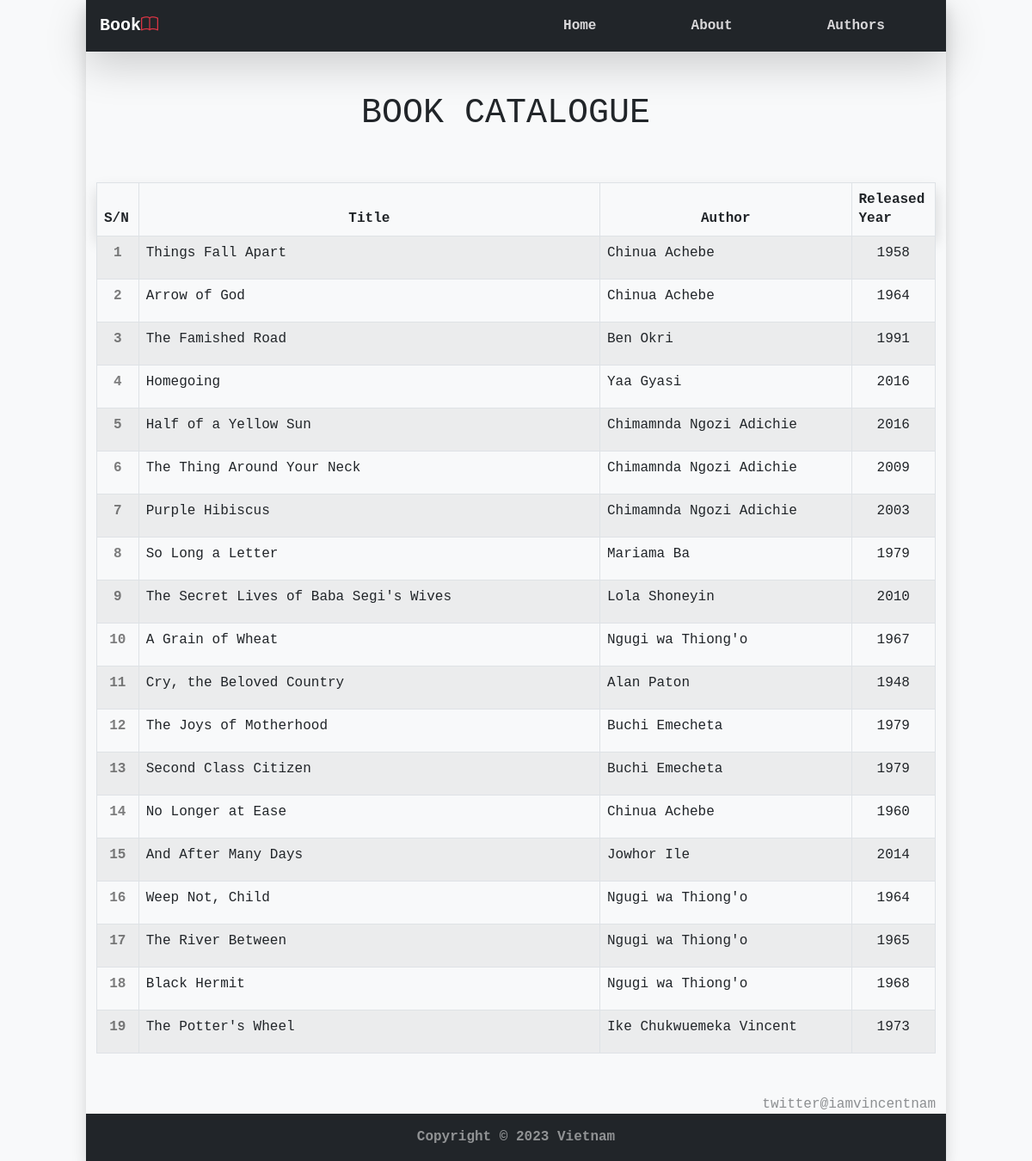
Before: / with the older database file.
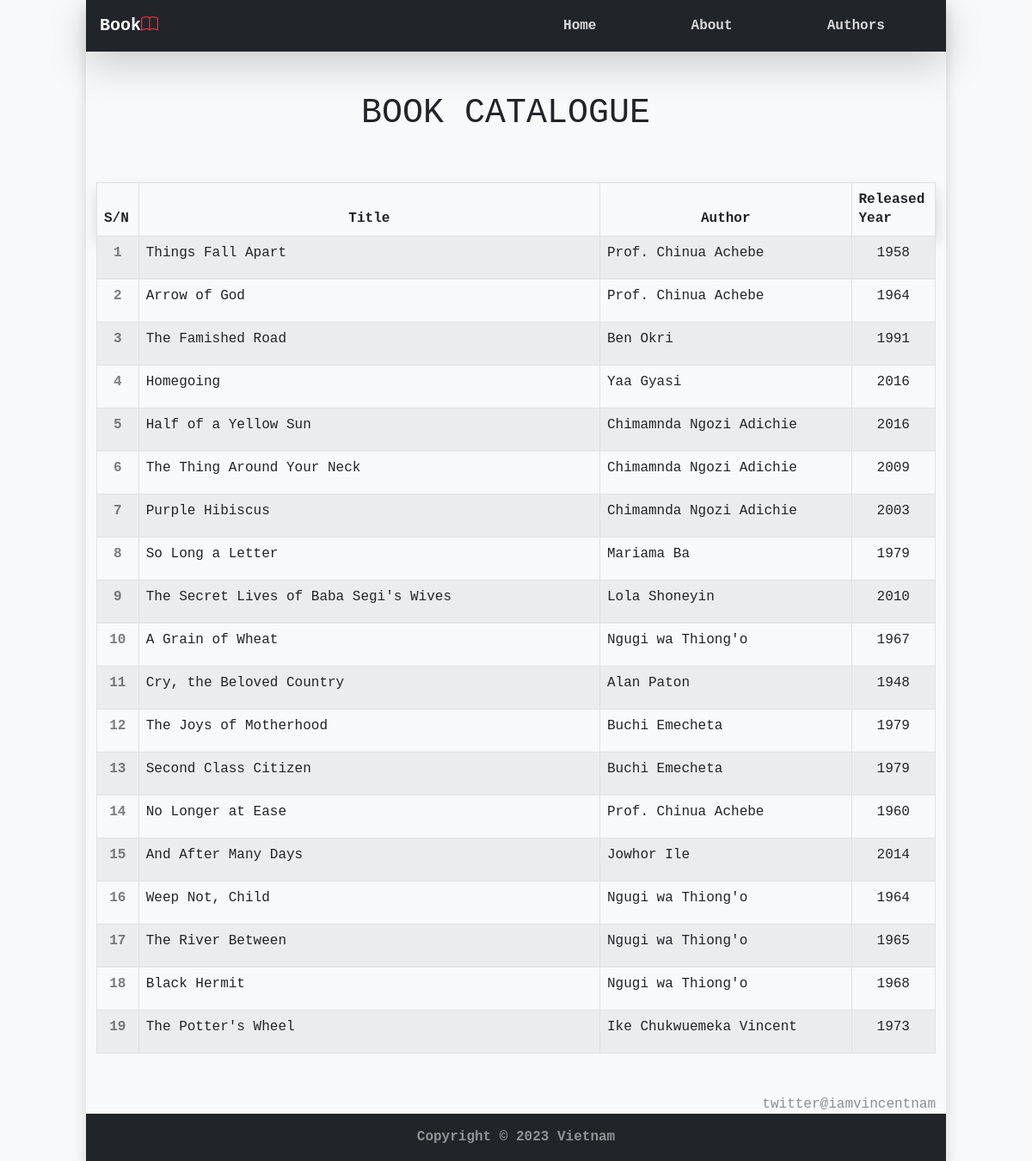
After: the same page with the newer database file.
### tables this page shows
CREATE TABLE `books` (
  `book_id` int(11) NOT NULL,
  `title` varchar(255) NOT NULL,
  `author_table_id` int(11) NOT NULL,
  `genre` varchar(255) DEFAULT 'historical fiction, novel',
  `summary` longtext NOT NULL,
  `book_img` varchar(255) NOT NULL DEFAULT 'placeholder_books.jpg',
  `released_year` varchar(255) DEFAULT NULL
);

CREATE TABLE `authors` (
  `id` int(11) NOT NULL,
  `author_name` varchar(255) NOT NULL,
  `nationality` varchar(255) NOT NULL,
  `born_in` varchar(255) NOT NULL,
  `author_img` varchar(255) NOT NULL DEFAULT 'placeholder.jpg',
  `biography` longtext DEFAULT NULL
);

### inc/db.php (called while the page is built)
<?php
$dsn ="mysql:host=localhost;port=3306;dbname=daniel_krossing;user=root;charset=utf8mb4";
$pdo = new PDO($dsn);
function fetch_Data_from_Database($query, $fetchmethod = 'fetchALL') {
    global $pdo;
    $statement = $pdo->prepare($query);
    $statement->execute();
    if($fetchmethod ==='fetchAll'){
    $books = $statement->fetchAll(PDO::FETCH_ASSOC);
    } else{$books = $statement->fetch(PDO::FETCH_ASSOC);}
    return $books;
}
?>

### index.php (the view, shortened to what this page needs)
<?php  include 'inc/header.php'; ?>
<?php
$query = "SELECT *
          FROM authors
          INNER JOIN books ON authors.id = books.author_table_id
          ORDER BY books.book_id;";
$books = fetch_Data_from_Database($query, 'fetchAll');
?>
<div class="row col-12 mt-5 mb-0">
  <h1 class=" text-center text-light-50"> BOOK CATALOGUE</h1>
</div>
  <div class="row col-12 mx-auto my-5 ">
        <table class="table table-striped table-bordered table-hover table-responsive m-0 p-0">
            <thead class="">
                <tr class="bg-secondary text-white  shadow">
                  <th scope="col" width="5%">S/N</th>
                  <th scope="col"  width="55%" class="text-center">Title</th>
                  <th scope="col"  width="30%" class="text-center">Author</th>
                  <th scope="col"  width="10%">Released Year</th>
                </tr>
              </thead>
              <tbody>
          <?php foreach($books as $book):
                ?>
            <tr class="book_row" name="book_row" onclick="window.location.href='each_book_info.php?book_id=<?=$book['book_id'] ?>'">
              <th scope="row" class="text-center text-black-50"><?Php echo $book['book_id'] ;?>
              </th>
              <td>
                <?Php echo $book['title'] ;?>
               </td>
              <td>
                <?Php echo $book['author_name'] ;?>
              </td>
              <td class="text-center">
                <?Php echo $book['released_year'] ;?>
              </td>
            </tr>
                <?php endforeach ;?>
              </tbody>
          </table>
       </div>
      <?php include 'inc/footer.php'; ?>

Changed rows visible on the page:
changed through a linked row, books "Things Fall Apart": author_table.author_name "Chinua Achebe" → "Prof. Chinua Achebe"
changed through a linked row, books "Arrow of God": author_table.author_name "Chinua Achebe" → "Prof. Chinua Achebe"
changed through a linked row, books "No Longer at Ease": author_table.author_name "Chinua Achebe" → "Prof. Chinua Achebe"
